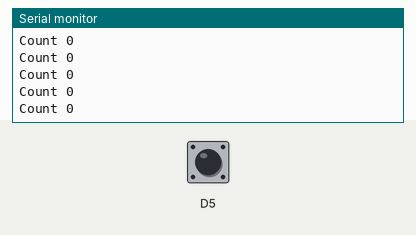
Simulated run of this sketch. Board: ESP8266 (NodeMCU). Parts: the last lines printed to the serial monitor. The inputs (shaded band) are chosen by the test bench; at power-on: D5 HIGH.

Above: at 1.2 s.
1.3 s: D5 pulled LOW for 0.15 s
At 1.68 s:
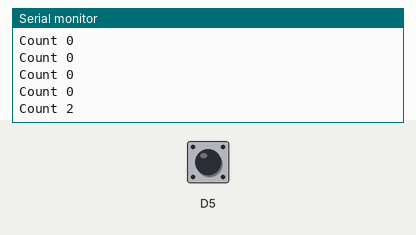
2.9 s: D5 pulled LOW for 1 s
At 3.18 s:
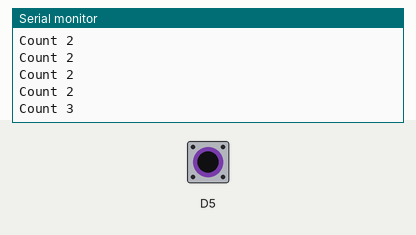
5.4 s: D5 pulled LOW for 0.15 s
At 5.68 s:
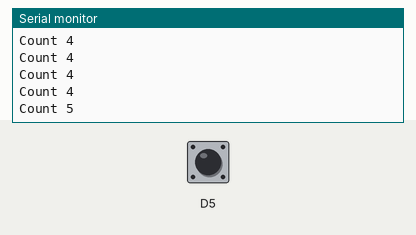
Timing chart, 0 to 8.4 s (numbered marks = the images above; inputs shaded):
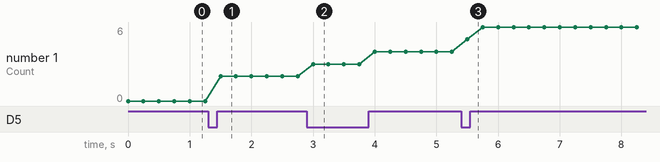

Measured:
- after the input at 1.3 s, the serial monitor: prints a new line after 0.20 s (image 1)
- after the input at 2.9 s, the serial monitor: prints a new line after 0.10 s (image 2)
- after the input at 5.4 s, the serial monitor: prints a new line after 0.10 s (image 3)
- plotted number 1: 0 → 2 after the input at 1.3 s, 2 → 4 after the input at 2.9 s, 4 → 6 after the input at 5.4 s

The sketch:

RainGaugeTest.ino
```cpp
int bucket, rgTriggered=0;

void setup() {
  Serial.begin(115200);     // baud rate
  pinMode( D5, INPUT_PULLUP );
  attachInterrupt(digitalPinToInterrupt(D5), rainGauge_ISR, HIGH);

}

void loop() {
 Serial.print( "Count " );
 Serial.println( rgTriggered );
 delay( 250 );

}

IRAM_ATTR void rainGauge_ISR()
{
  rgTriggered += 1;
}
```
